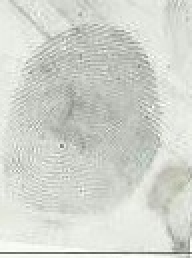
#> input picture data/prueba.jpg, 96 x 129 px (shown 2 times larger)
$ python -i preprocess.py   (imports and definitions only)   (older library calls are emulated)
#> lines starting #> are read from the running program, lines starting #| are printed output that depends on the picture
import cv2
import numpy as np
from skimage.restoration import denoise_bilateral

def enhance_fingerprint(img: np.ndarray) -> np.ndarray:
    img = (img / 255.0).astype(np.float32)
    den = denoise_bilateral(img, sigma_color=0.05, sigma_spatial=3, channel_axis=None)

    thetas = np.linspace(0, np.pi, 8, endpoint=False)
    accum = np.zeros_like(den)
    for th in thetas:
        ksize = 15
        kern = cv2.getGaborKernel((ksize, ksize), 4.0, th, 10.0, 0.5, 0, ktype=cv2.CV_32F)
        resp = cv2.filter2D(den, cv2.CV_32F, kern)
        accum = np.maximum(accum, resp)
#> this loop made 8 passes
#> pass 1, in enhance_fingerprint, `resp = cv2.filter2D(den, cv2.CV_32F, kern)`:
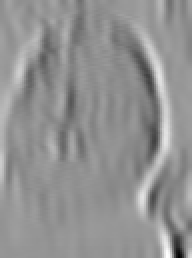
#> resp: shape (129, 96) float32 (shown 2 times larger); min -2.45, max 3.56, mean 0.99; drawn with min black and max white
#> pass 1, in enhance_fingerprint, `accum = np.maximum(accum, resp)`:
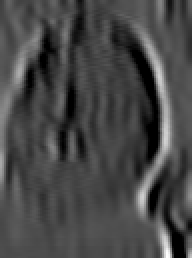
#> accum: shape (129, 96) float32 (shown 2 times larger); min 0, max 3.56, mean 1; drawn with min black and max white
#> pass 2, in enhance_fingerprint, `resp = cv2.filter2D(den, cv2.CV_32F, kern)`:
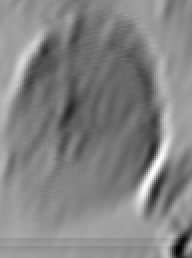
#> resp: shape (129, 96) float32 (shown 2 times larger); min 2.7, max 8.05, mean 5.47; drawn with min black and max white
#> pass 3, in enhance_fingerprint, `resp = cv2.filter2D(den, cv2.CV_32F, kern)`:
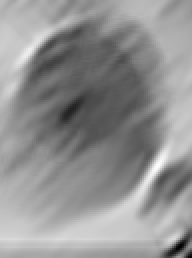
#> resp: shape (129, 96) float32 (shown 2 times larger); min 9.85, max 16.5, mean 13.68; drawn with min black and max white
#> after the loop:
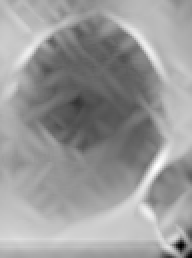
#> accum: shape (129, 96) float32 (shown 2 times larger); min 9.88, max 16.5, mean 13.89; drawn with min black and max white

    accum = cv2.normalize(accum, None, 0, 1, cv2.NORM_MINMAX)
    accum_u8 = (accum * 255).astype(np.uint8)
    enh = cv2.createCLAHE(clipLimit=2.0, tileGridSize=(8,8)).apply(accum_u8)
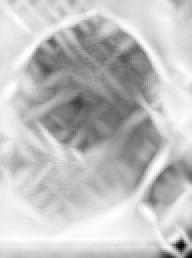
#> enh: shape (129, 96) (shown 2 times larger); min 2, max 255, mean 192.6
    return enh

>>> import cv2
>>> picture = cv2.imread('../data/prueba.jpg', cv2.IMREAD_GRAYSCALE)
>>> result = enhance_fingerprint(picture)
